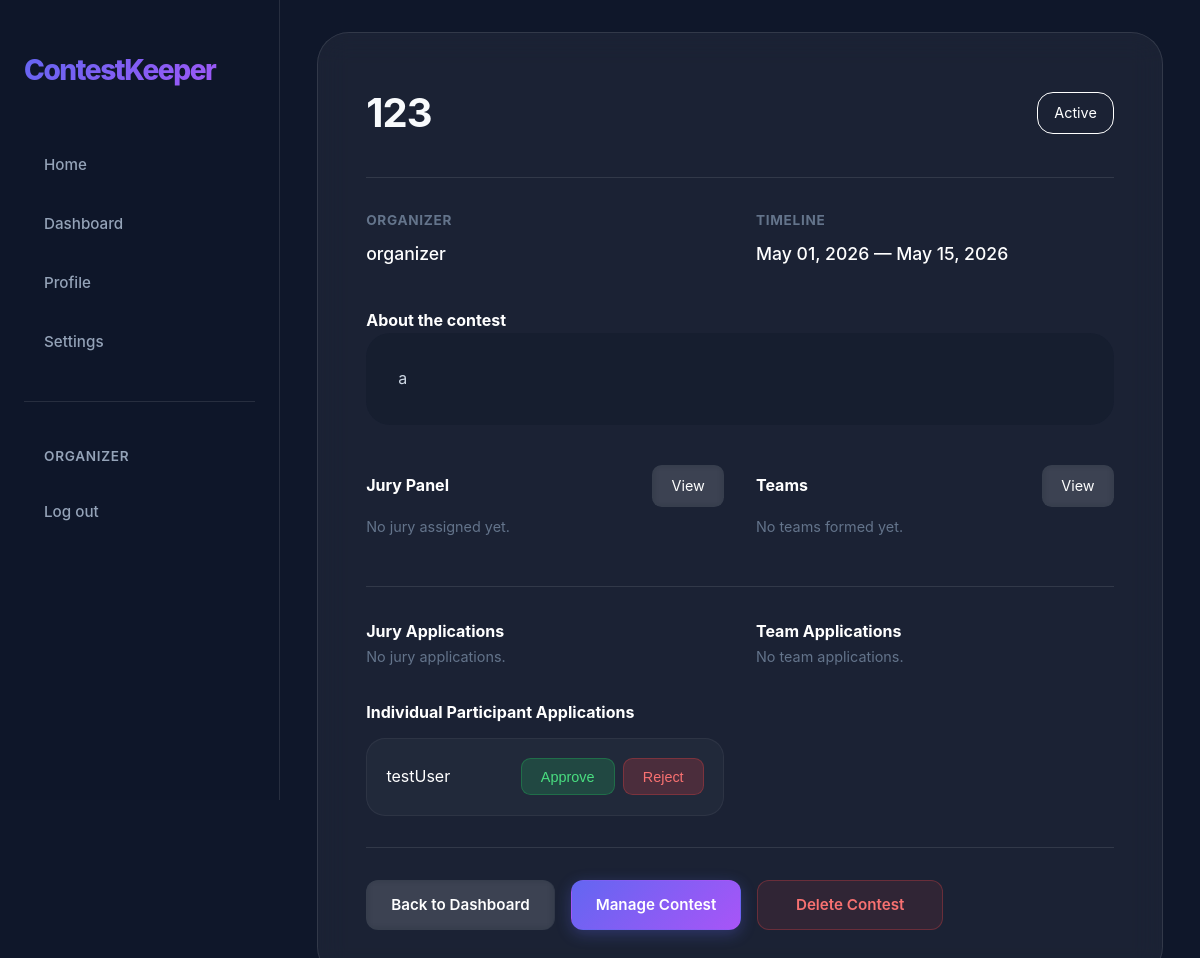
Before: /contests/4/ (signed in) with the older database file.
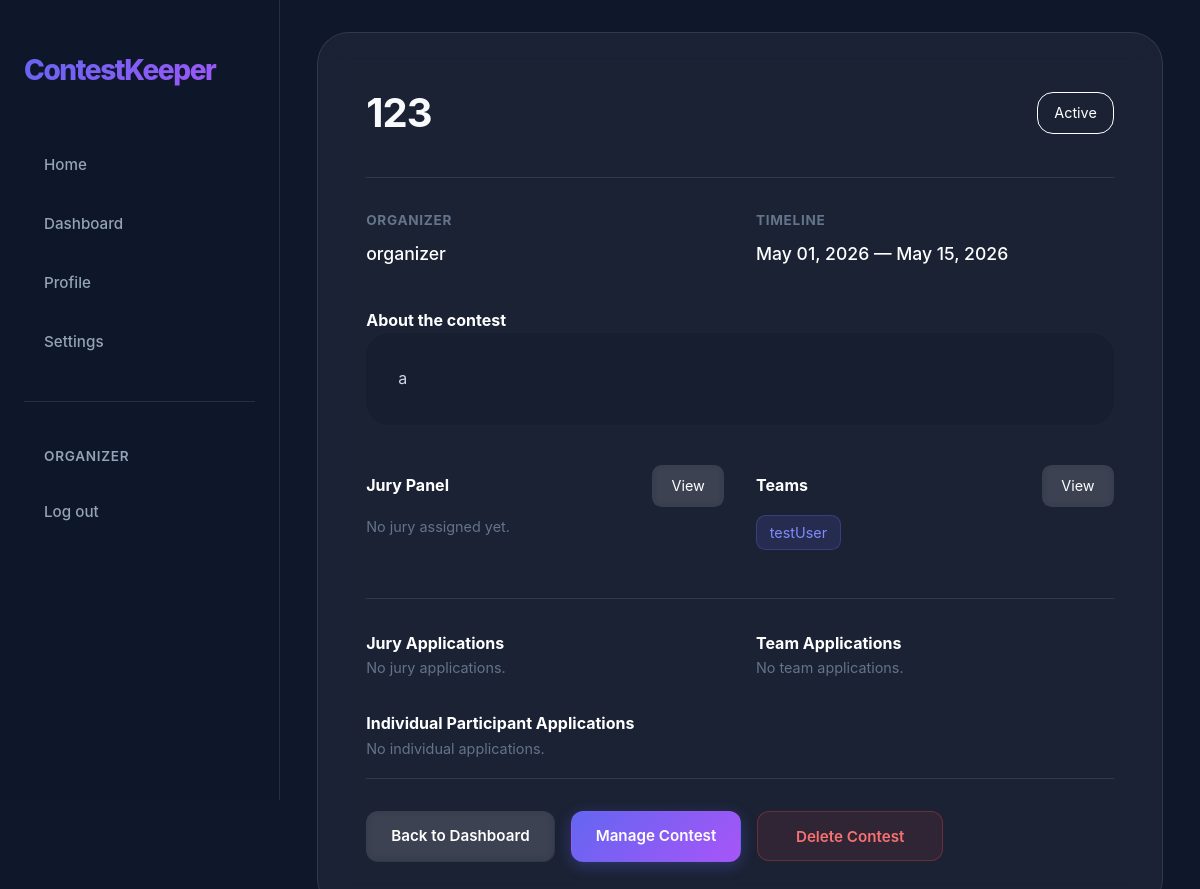
After: the same page with the newer database file.
### app/models.py (models this page shows, shortened)
class Application(models.Model):
    class Type(models.TextChoices):
        JURY = "JURY", "Jury"
        TEAM = "TEAM", "Team"
        PARTICIPANT = "PARTICIPANT", "Participant"
    class Status(models.TextChoices):
        PENDING = "PENDING", "Pending"
        APPROVED = "APPROVED", "Approved"
        REJECTED = "REJECTED", "Rejected"
    user = models.ForeignKey(User, on_delete=models.CASCADE, related_name="submitted_apps")
    contest = models.ForeignKey(Contest, on_delete=models.CASCADE, related_name="contest_apps", null=True, blank=True)
    team = models.ForeignKey(Team, on_delete=models.CASCADE, related_name="team_apps", null=True, blank=True)
    application_type = models.CharField(choices=Type.choices)
    status = models.CharField(choices=Status.choices, default=Status.PENDING)
    created_at = models.DateTimeField(auto_now_add=True)
    class Meta:
        unique_together = ('user', 'contest', 'application_type')

class User(AbstractUser):
    first_name = None
    last_name = None
    class Role(models.TextChoices):
        ORGANIZER = "ORGANIZER", "Organizer"
        JURY = "JURY", "Jury"
        PARTICIPANT = "PARTICIPANT", "Participant"
    username = models.CharField(max_length=20, unique=True)
    bio = models.CharField(max_length=200, blank=True)
    role = models.CharField(choices=Role.choices, default=Role.PARTICIPANT)

### app/views.py (the view)
# urls.py: path("<int:pk>/",                           views.ContestDetailView.as_view(), name="contest_detail"),
class ContestDetailView(DetailView):
    model = Contest
    template_name = "app/contest_detail.html"
    context_object_name = "contest"
    def get_object(self, queryset=None):
        contest = super().get_object(queryset)
        if contest.status == Contest.Status.DRAFT and contest.organizer != self.request.user:
            raise Http404("Contest is in draft or you don't have access.")
        return contest
    def get_context_data(self, **kwargs):
        contest = self.object
        user = self.request.user
        is_authenticated = user.is_authenticated
        t_applications = contest.contest_apps.filter(
            application_type=Application.Type.TEAM,
            status=Application.Status.PENDING,
        )
        j_applications = contest.contest_apps.filter(
            application_type=Application.Type.JURY,
            status=Application.Status.PENDING,
        )
        p_applications = contest.contest_apps.filter(
            application_type=Application.Type.PARTICIPANT,
            status=Application.Status.PENDING,
        )
        return super().get_context_data(
            team_applications=t_applications,
            jury_applications=j_applications,
            participant_applications=p_applications,
            has_pending_p_app=contest.contest_apps.filter(
                user=user,
                application_type=Application.Type.TEAM,
                status=Application.Status.PENDING,
            ).exists() if is_authenticated else False,
            has_pending_j_app=contest.contest_apps.filter(
                user=user,
                application_type=Application.Type.JURY,
                status=Application.Status.PENDING,
            ).exists() if is_authenticated else False,
            **kwargs,
        )

### app/templates/app/contest_detail.html (shortened to what the changed rows need)
{% load static %}
<!DOCTYPE html>
<html lang="en">
<head>
    <link rel="stylesheet" href="{% static 'css/common.css' %}">
    <link rel="stylesheet" href="{% static 'css/contest_detail.css' %}">
    <link href="{% static 'fonts/origin.css' %}" rel="stylesheet">
</head>
<body>
    {% include 'app/nav.html' %}
    <main class="dashboard-container">
        <div class="detail-card">
            <div class="detail-header">
                <h1 class="detail-title">{{ contest.name }}</h1>
            </div>
            <div class="roles-section">
                <div>
                    <div class="user-list">
                        {% for participant in contest.participants.all %}
                        <span class="user-tag">{{ participant.username }}</span>
                        {% empty %}
                        <span class="empty-label">No teams formed yet.</span>
                        {% endfor %}
                    </div>
                </div>
            </div>
            {% if user == contest.organizer %}
            <div class="application-section">
                <div>
                    <h4>Individual Participant Applications</h4>
                    {% for app in participant_applications %}
                    <div class="application-card">
                        <span>{{ app.user.username }}</span>
                        <div class="action-btns">
                            <form action="{% url 'approve_application' app.pk %}" method="POST"
                                style="display: inline;">
                                <button type="submit" class="btn-sm btn-tinted btn-approve">Approve</button>
                            </form>
                            <form action="{% url 'reject_application' app.pk %}" method="POST" style="display: inline;">
                                <button type="submit" class="btn-sm btn-tinted btn-reject">Reject</button>
                            </form>
                        </div>
                    </div>
                    {% empty %}
                    <p class="empty-label">No individual applications.</p>
                    {% endfor %}
                </div>
            </div>
            {% endif %}
        </div>
    </main>
</body>
</html>

Changed rows visible on the page:
no longer on this page (row edited): Application: user.username "testUser"
now on this page (row unchanged): User: username "testUser"
Other visible differences:
text no longer shown: "No teams formed yet."
text now shown: "No individual applications."
